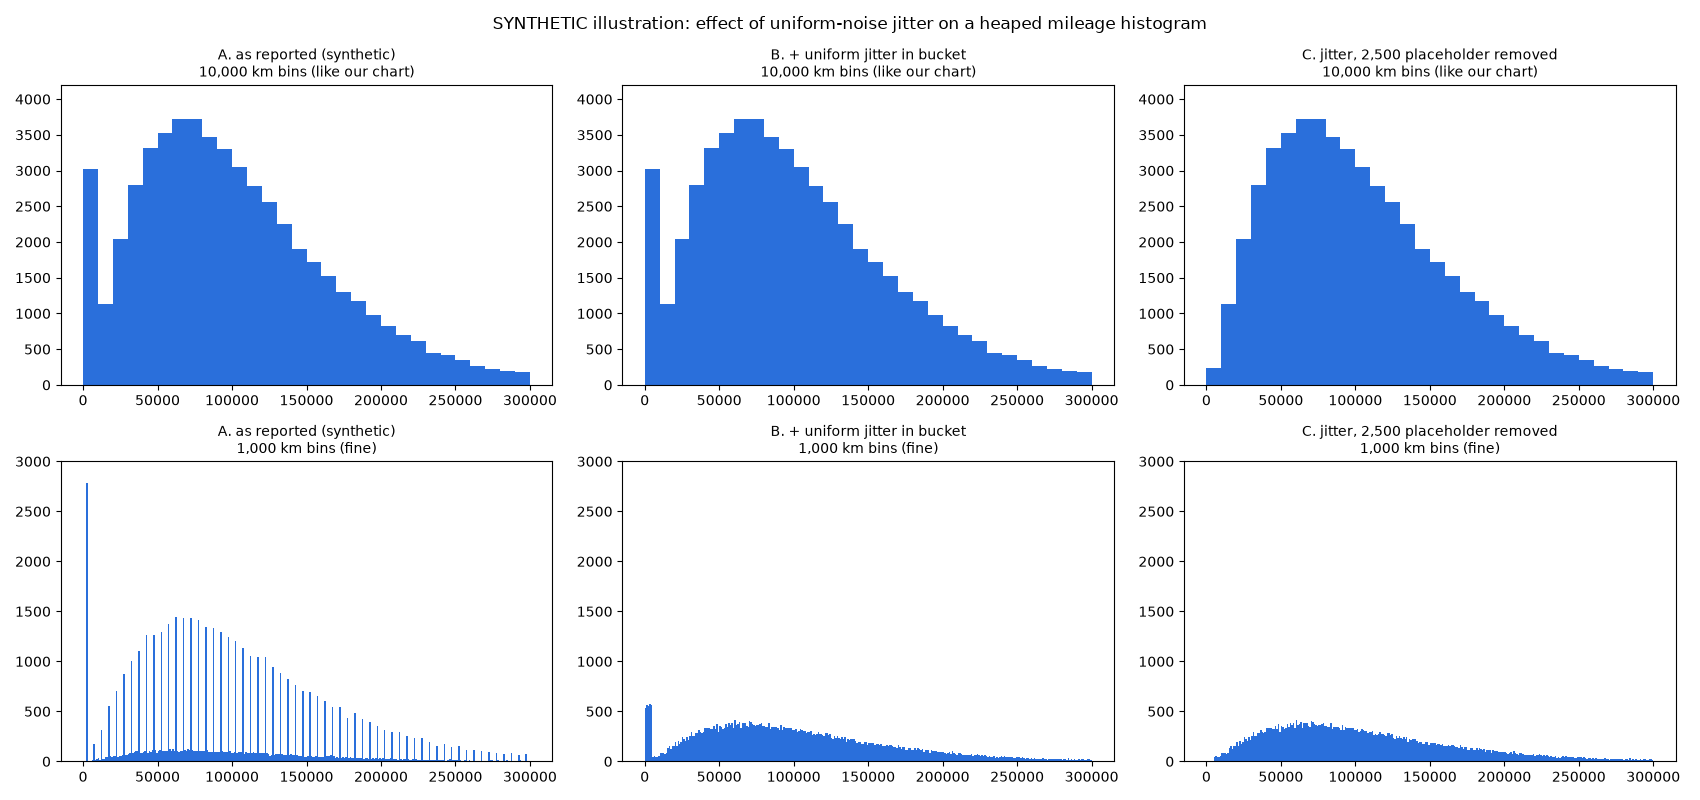

Write Python code to recreate this figure.
"""SYNTHETIC preview only (no real data read/written): what dequantization jitter does to a mileage histogram."""
import numpy as np, matplotlib
matplotlib.use('Agg'); import matplotlib.pyplot as plt
rng = np.random.default_rng(1); N = 53526
true = rng.gamma(2.6, 42000, N * 2); true = true[(true > 5000) & (true < 300000)][:N]   # fake "true" mileage, no spike
u = rng.random(N)
obs = true.copy()
mid = u < 0.71                                           # 71% reported as midpoint of a 5,000 km bucket
obs[mid] = np.floor(true[mid] / 5000) * 5000 + 2500
k = (u >= 0.71) & (u < 0.84); obs[k] = np.round(true[k], -3)   # 13% rounded to 1,000
ph = rng.choice(N, int(0.052 * N), replace=False); obs[ph] = 2500                  # placeholder "<5,000"
is_mid = (obs % 5000 == 2500)
jit = obs.copy(); jit[is_mid] = obs[is_mid] + rng.uniform(-2500, 2500, is_mid.sum())   # uniform noise inside the bucket
jit_drop = np.delete(jit, ph)                                                       # placeholder removed instead
fig, ax = plt.subplots(2, 3, figsize=(17, 8))
for r, (w, ttl) in enumerate([(10000, '10,000 km bins (like our chart)'), (1000, '1,000 km bins (fine)')]):
    for c, (x, name) in enumerate([(obs, 'A. as reported (synthetic)'), (jit, 'B. + uniform jitter in bucket'), (jit_drop, 'C. jitter, 2,500 placeholder removed')]):
        ax[r, c].hist(x, bins=np.arange(0, 300001, w), color='#2a6fdb'); ax[r, c].set_title(f'{name}\n{ttl}', fontsize=10)
        ax[r, c].set_ylim(0, 4200 if w == 10000 else 1500 if False else None)
ax[1, 0].set_ylim(0, 3000); ax[1, 1].set_ylim(0, 3000); ax[1, 2].set_ylim(0, 3000)
fig.suptitle('SYNTHETIC illustration: effect of uniform-noise jitter on a heaped mileage histogram', fontsize=12)
fig.tight_layout(); fig.savefig(SP + 'heap_preview.png', dpi=100) if False else None
import sys, os
out = os.path.join(os.path.dirname(os.path.abspath(__file__)), 'heap_preview.png')
for i in range(3):
    try: fig.savefig(out, dpi=100); break
    except OSError: import time; time.sleep(2)
print(out)
